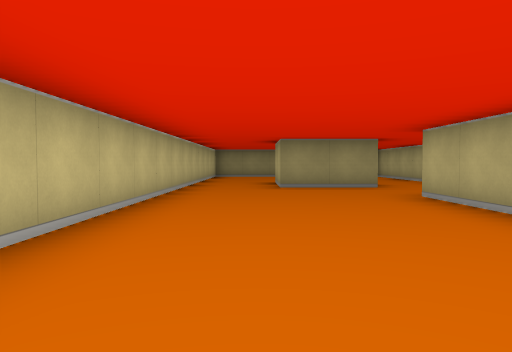
view 1 (above)

24 first-person views from a walk through a cub3D maze. The camera is about half as high as the walls, tilts 2° down and sees 70° across. The floor is counted in squares. Each view is taken from the middle of a square. On the plan, view 1 faces up. The plan holds only what a view shows up to about 9 squares ahead; the rest is blank.

view 2
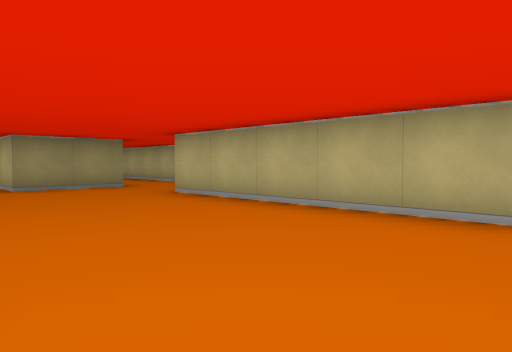

view 3
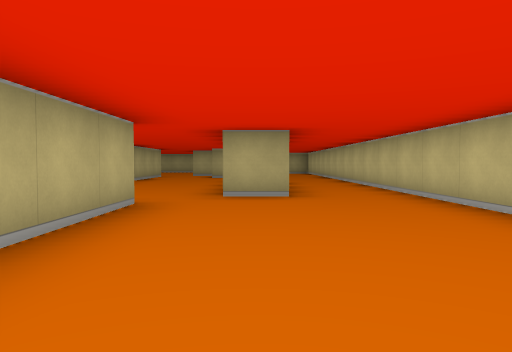

view 4
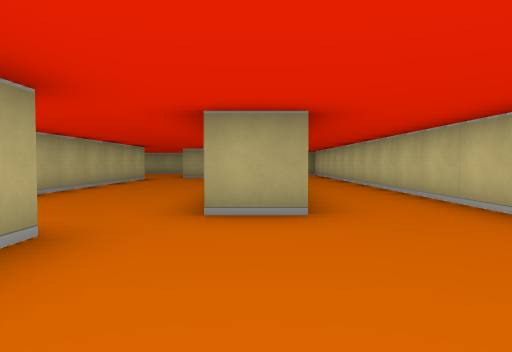

view 5
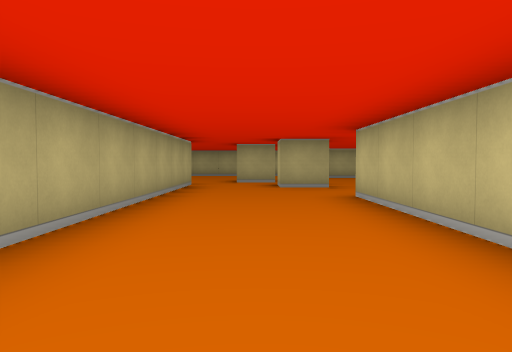

view 6
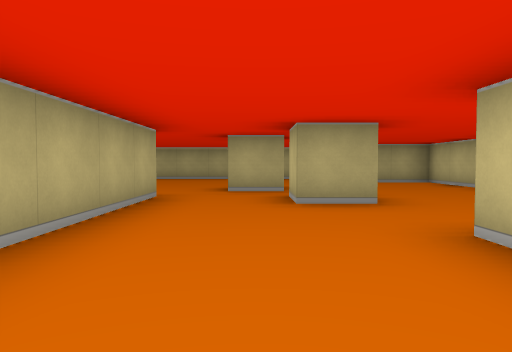

view 7
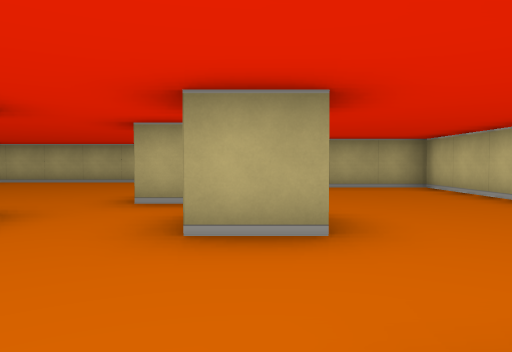

view 8
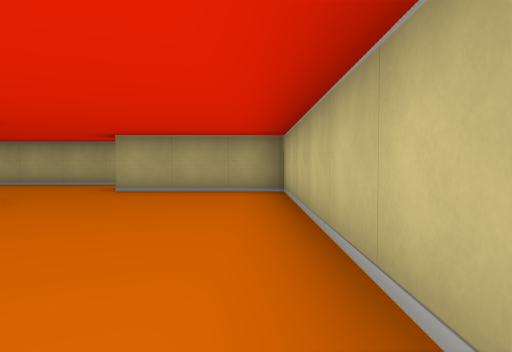

view 9
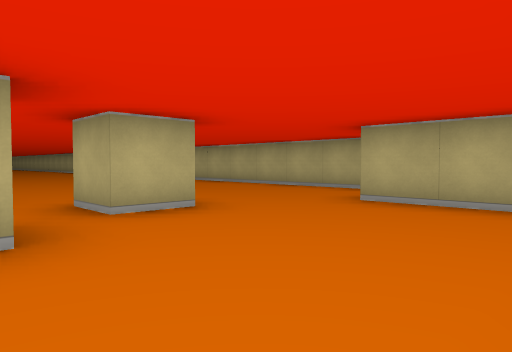

view 10
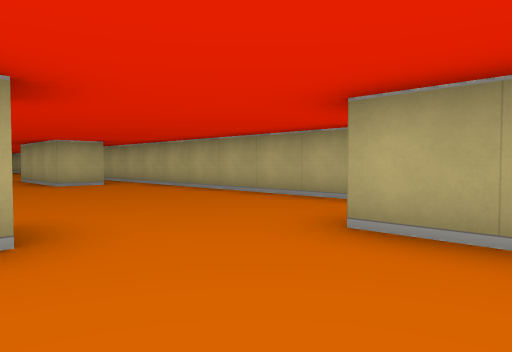

view 11
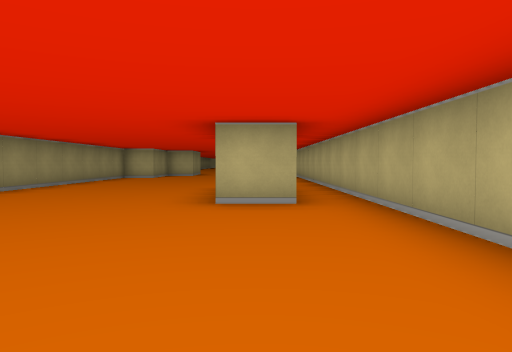

view 12
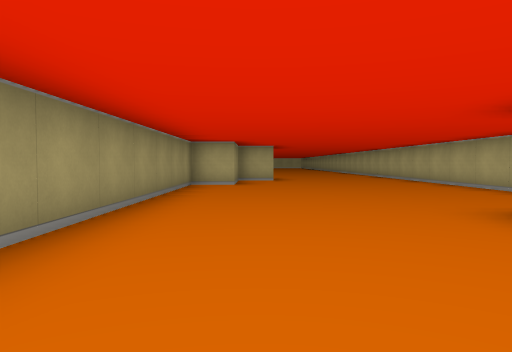

view 13
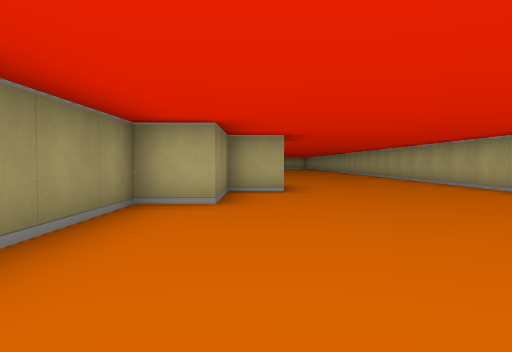

view 14
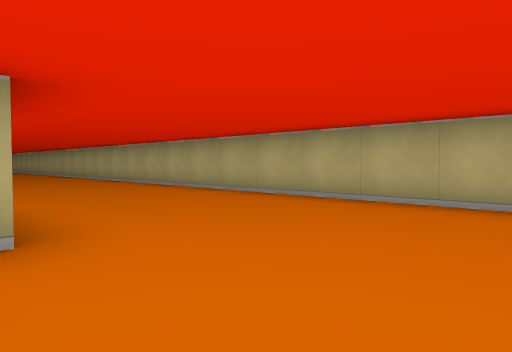

view 15
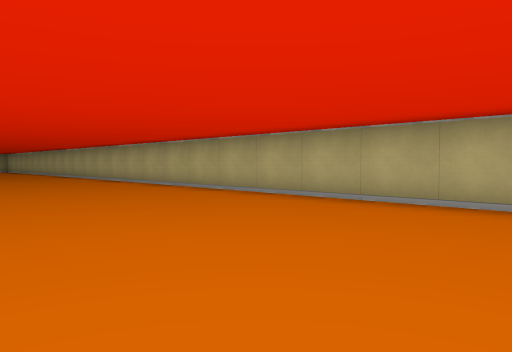

view 16
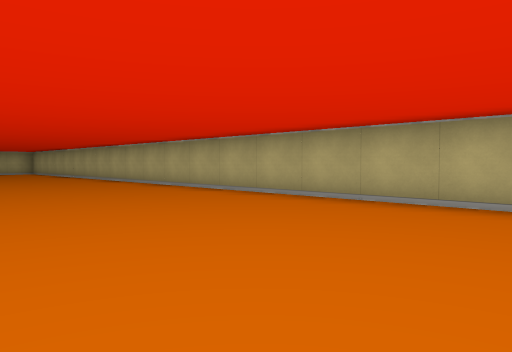

view 17
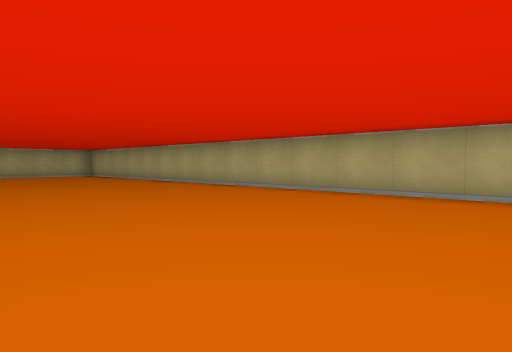

view 18
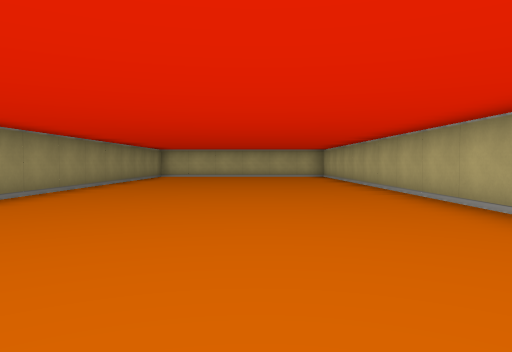

view 19
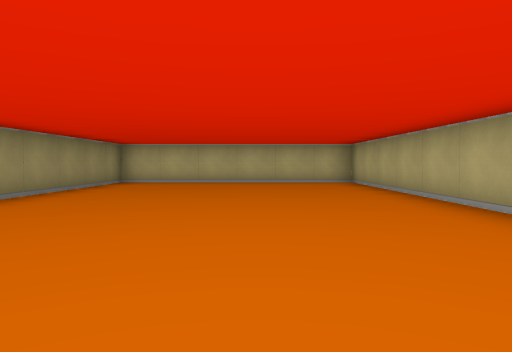

view 20
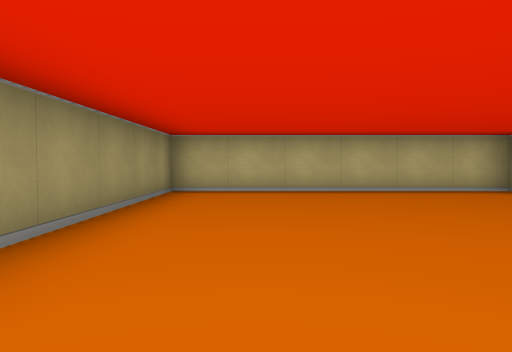

view 21
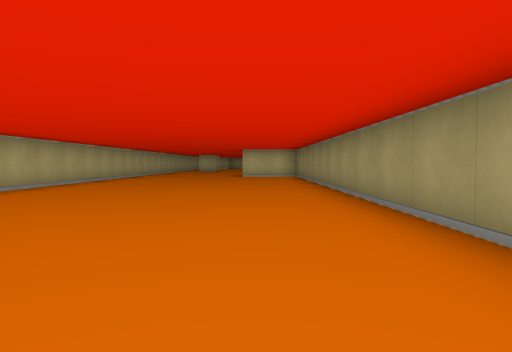

view 22
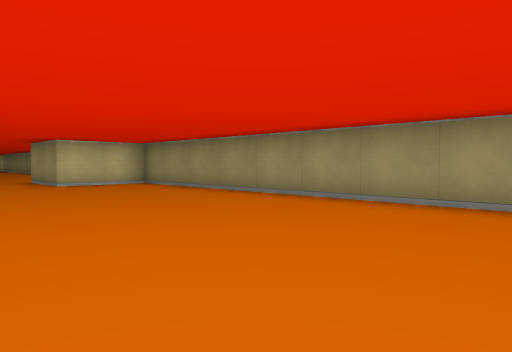

view 23
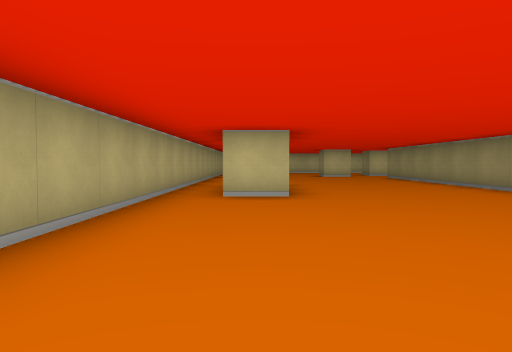

view 24
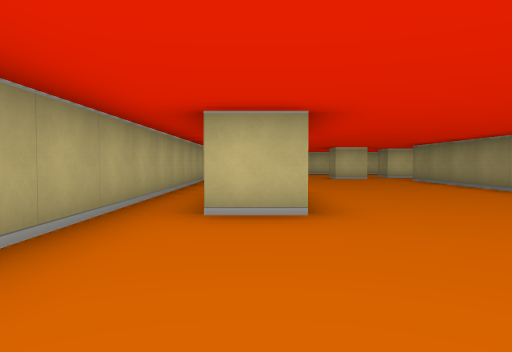

### Floor plan
Points are (right, up) in squares from view 1. A wall is a line through its corners. A room is listed if a view was taken in it or the views show most of it. See-through windows are left out.
Room 1 (views 1, 3, 4)
walls: (2.6, 7.5) (0.5, 7.5) (0.5, 8.8); (-1.5, 9) (-1.5, 0.5); (2.5, 0.5) (2.5, 5.5); (0.4, -0.5) (1.5, -0.5)
ways out: opening at (0.3, 0.3) to room 2; opening at (-0.5, 8.5); opening at (3.5, 8.5)
Room 2 (views 2, 5, 6, 7, 8, 9, 10, 11, 12, 13, 14, 15, 16, 17, 18, 19, 20, 21, 22, 23, 24)
walls: (18.5, -10.6) (18.5, -9.5) (16.5, -9.5) (16.5, -8.5) (6, -8.5); (11.5, -12.4) (11.5, -13.5); (8.5, -13.5) (8.5, -12.5) (10.2, -12.5); (31.9, -8.5) (20.5, -8.5) (20.5, -10.5) (18.8, -10.5); (4.5, -8.5) (4.5, -2.1); (2.5, -10.6) (2.5, -9.5) (3.5, -9.5); (2.2, -14.5) (44.5, -14.5) (44.5, -8.5) (35.9, -8.5); (1.4, -7.5) (2.5, -7.5) (2.5, -8.5); (1.5, -2.1) (1.5, -5.5); (-1.5, 0.5) (-1.5, -12.5) (1.5, -12.5)
ways out: opening at (0.3, 0.3) to room 1

Positions as (right, up) in squares from view 1, and headings:
1: (0, 0), facing up
2: (-1, 0), facing up-right
3: (1, 5), facing down
4: (1, 3), facing down
5: (3, 0), facing down
6: (3, -3), facing down
7: (2, -5), facing down
8: (-1, -6), facing down
9: (-1, -8), facing down-right
10: (0, -10), facing down-right
11: (4, -13), facing right
12: (8, -10), facing right
13: (12, -10), facing right
14: (16, -10), facing down-right
15: (21, -10), facing down-right
16: (26, -10), facing down-right
17: (30, -9), facing down-right
18: (31, -12), facing right
19: (35, -12), facing right
20: (38, -10), facing right
21: (34, -10), facing left
22: (29, -13), facing up-left
23: (17, -13), facing left
24: (15, -13), facing left
